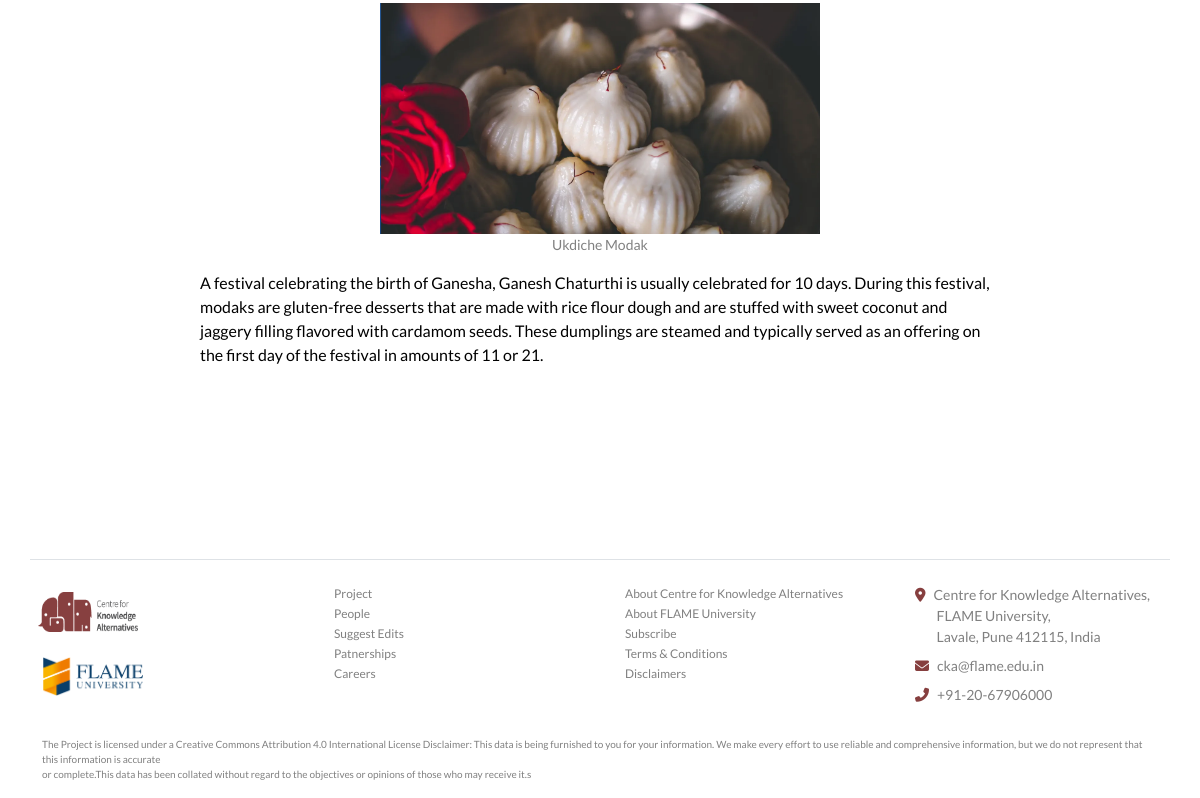
Page /cultural/maharashtra/kolhapur/food/ (lower part) on the earlier database version.
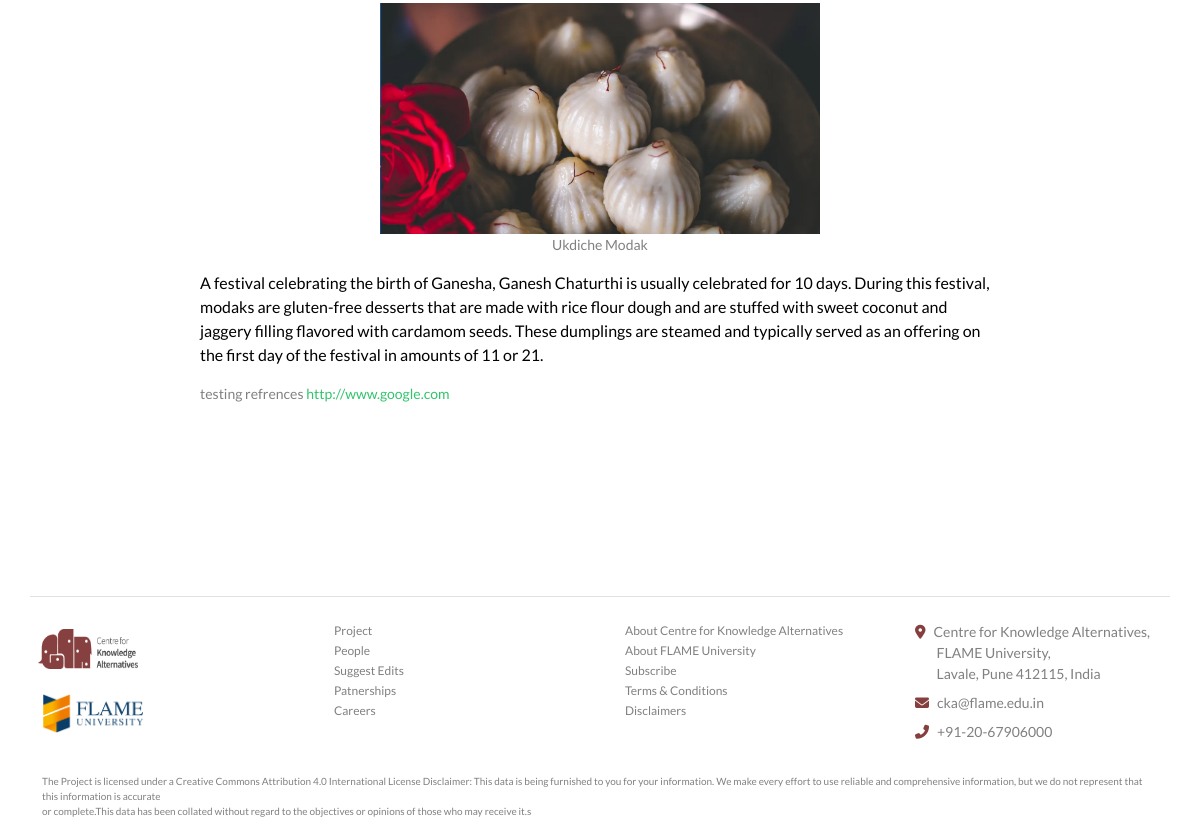
Same page on the later database version.
### culture/models.py (models this page shows, shortened)
class Image(models.Model):
    section = models.ForeignKey(CulturalSection, on_delete=models.CASCADE, related_name='images', blank=True, null=True)
    image = models.ImageField(upload_to='culture_images/', blank=True, null=True)
    description = models.TextField(blank=True, null=True)
    order = models.PositiveIntegerField(default=0, blank=True, null=True)
    class Meta:
        ordering = ['order']

class Text(models.Model):
    section = models.ForeignKey(CulturalSection, on_delete=models.CASCADE, related_name='texts', blank=True, null=True)
    content = models.TextField(blank=True, null=True)
    order = models.PositiveIntegerField(default=0, blank=True, null=True)
    class Meta:
        ordering = ['order']

class Reference(models.Model):
    section = models.ForeignKey(CulturalSection, on_delete=models.CASCADE, related_name='references', blank=True, null=True)
    text = models.CharField(max_length=255, blank=True, null=True)
    link = models.URLField(blank=True, null=True)
    order = models.PositiveIntegerField(default=0, blank=True, null=True)
    class Meta:
        ordering = ['order']

### culture/views.py (the view)
def cultural_chapter_detail(request, state_slug, district_slug, chapter_slug):
    state = get_object_or_404(State, slug=state_slug)
    district = get_object_or_404(state.districts, slug=district_slug)
    chapter = get_object_or_404(district.cultural_chapters, slug=chapter_slug)
    sections = chapter.sections.all().order_by('order')
    combined_content = []
    for section in sections:
        section_content = []
        section_content.extend(
            {'type': 'heading', 'data': h}
            for h in section.headings.all().order_by('order')
        )
        section_content.extend(
            {'type': 'subheading', 'data': sh}
            for sh in section.subheadings.all().order_by('order')
        )
        section_content.extend(
            {'type': 'text', 'data': t}
            for t in section.texts.all().order_by('order')
        )
        section_content.extend(
            {'type': 'image', 'data': i}
            for i in section.images.all().order_by('order')
        )
        section_content.extend(
            {'type': 'reference', 'data': ref}
            for ref in section.references.all().order_by('order')
        )
        section_content.sort(key=lambda x: x['data'].order)
        combined_content.extend(section_content)
    context = {
        'state': state,
        'district': district,
        'chapter': chapter,
        'combined_content': combined_content,
    }
    return render(request, 'culture/chapter_detail.html', context)

### culture/templates/culture/chapter_detail.html (shortened to what this page needs)
{% extends 'base.html' %}
{% load static %}
{% block content %}
<div class="container-xxl py-5">
    <div class="container px-3">
        <div class="mt-5 mb-5 wow fadeInUp mx-auto" data-wow-delay="0.1s" style="max-width: 800px;">
            {% for item in combined_content %}
                {% if item.type == 'heading' %}
                    <a id="{{ item.data.text|slugify }}" class="scrollbehv"></a>
                    <p class="txtconhd">{{ item.data.text }}</p>
                {% elif item.type == 'subheading' %}
                    <a id="{{ item.data.text|slugify }}" class="scrollbehv"></a>
                    <p class="txtconhd">{{ item.data.text }}</p>
                {% elif item.type == 'text' %}
                    <p class="txtinfo">{{ item.data.content }}</p>
                {% elif item.type == 'image' %}
                    <img src="{{ item.data.image.url }}" class="img-fluid" width="800px">
                    {% if item.data.description %}
                        <p class="txtimginfo">{{ item.data.description }}</p>
                    {% endif %}
                {% elif item.type == 'table' %}
                    <a id="{{ item.data.title|slugify }}" class="scrollbehv"></a>
                    <p class="txtconhd">{{ item.data.title }}</p>
                    <pre class="txtinfo">{{ item.data.table_data }}</pre>
                {% elif item.type == 'list' %}
                    <a id="{{ item.data.content|slugify }}" class="scrollbehv"></a>
                    <p class="txtconhd">{{ item.data.content }}</p>
                {% elif item.type == 'reference' %}
                    <p class="txtfooter">{{ item.data.text }} {% if item.data.link %}<a href="{{ item.data.link }}">{{ item.data.link }}</a>{% endif %}</p>
                {% endif %}
            {% endfor %}
        </div>
    </div>
</div>
{% endblock %}

Differences in the rows shown:
added Reference: data.text "testing refrences", data.link "http://www.google.com"
